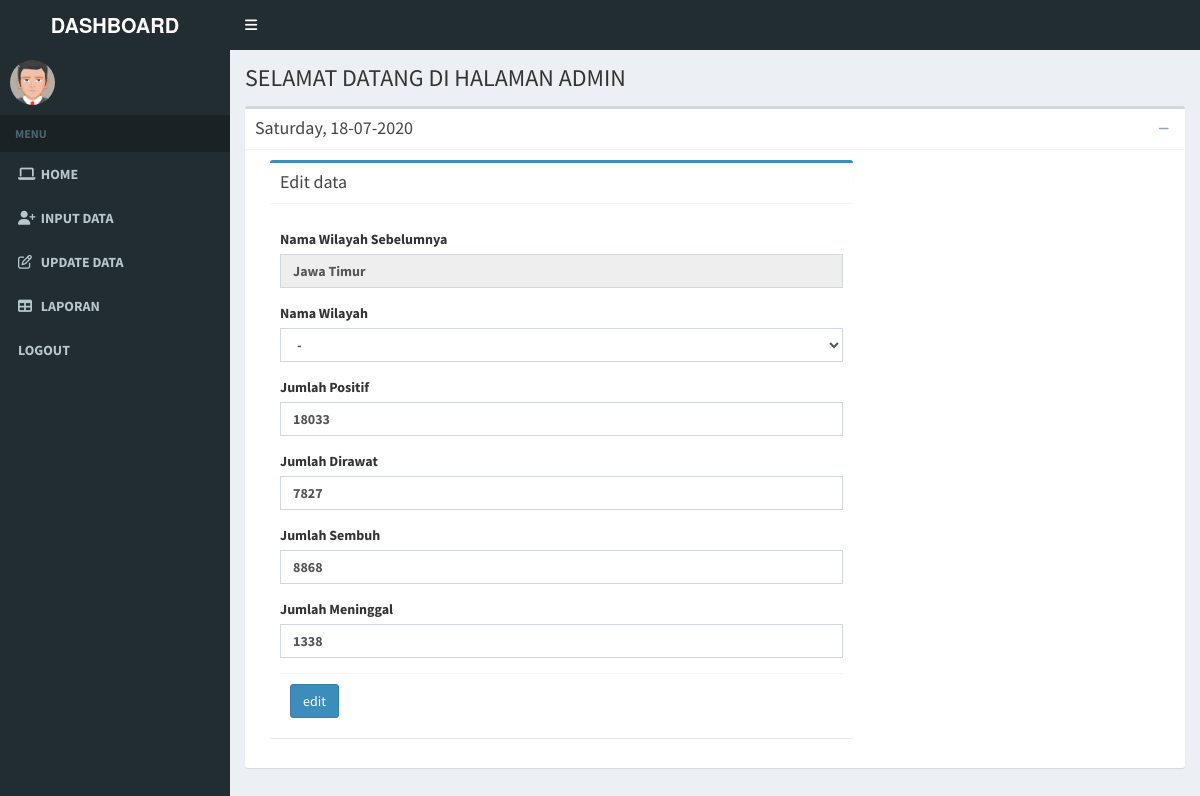
The page /page/home.php?page=edit_form&id=7 on the database its author committed.
### tables this page shows
CREATE TABLE `data_pasien` (
  `id` int(11) NOT NULL,
  `area` varchar(50) NOT NULL,
  `positif` int(255) NOT NULL,
  `rawat` int(255) NOT NULL,
  `sembuh` int(255) NOT NULL,
  `meninggal` int(255) NOT NULL
);

### page/edit_form.php (the view, shortened to what this page needs)
<?php
  include '../koneksi.php';
  $id = $_GET['id'];
  $query2  = mysqli_query($db, "SELECT * FROM `data_pasien` WHERE `id` = '$id' ");
  $data2   = mysqli_fetch_assoc($query2);
?>
<div class="col-md-8">
          <div class="box box-primary">
            <div class="box-header with-border">
              <h3 class="box-title">Edit data</h3>
            </div>
            <form role="form" action="edit_proses.php" method="post">
              <div class="box-body">
                <div class="form-group">
                  <label for="exampleInputEmail1">Nama Wilayah Sebelumnya</label>
                  <input type="text" class="form-control" id="exampleInputEmail1" placeholder="jumlah positif..." name="" value="<?php echo $data2['area'];?>" disabled>
                </div>
                <div class="form-group">
                  <label>Nama Wilayah</label>
                  <select name="wilayah" class="form-control select2" required="">
                      <option value="" selected="selected">-</option>
                  </select>
                </div>
                <div class="form-group">
                  <label for="exampleInputEmail1">Jumlah Positif</label>
                  <input type="text" class="form-control" id="exampleInputEmail1" placeholder="jumlah positif..." name="positif" value="<?php echo $data2['positif'];?>" required>
                </div>
                <div class="form-group">
                  <label for="exampleInputEmail1">Jumlah Dirawat</label>
                  <input type="text" class="form-control" id="exampleInputEmail1" placeholder="Jumlah Dirawat..." name="dirawat" value="<?php echo $data2['rawat'];?>" required>
                </div>
                <div class="form-group">
                  <label for="exampleInputEmail1">Jumlah Sembuh</label>
                  <input type="text" class="form-control" id="exampleInputEmail1" placeholder="Jumlah Sembuh..." name="sembuh" value="<?php echo $data2['sembuh'];?>" required>
                </div>
                <div class="form-group">
                  <label for="exampleInputEmail1">Jumlah Meninggal</label>
                  <input type="text" class="form-control" id="exampleInputEmail1" placeholder="Jumlah Meninggal..." name="meninggal" value="<?php echo $data2['meninggal'];?>" required>
                </div>
              <div class="box-footer">
                <button type="submit" class="btn btn-primary" name="edit">edit</button>
              </div>
            </form>
          </div>
</div>

### rows shown on the page
data_pasien: area "Jawa Timur", positif "18033", dirawat "7827", sembuh "8868", meninggal "1338"
